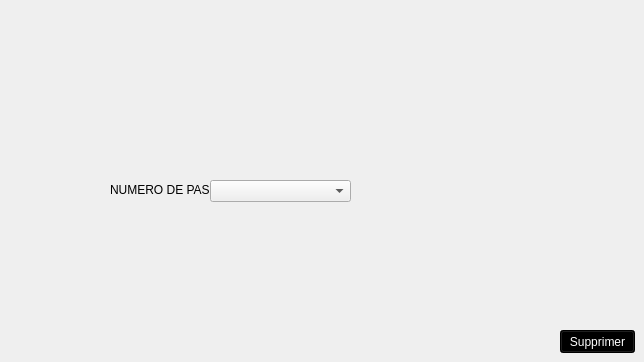
     <widget class="QWidget" name="tab_38">
      <property name="styleSheet">
       <string notr="true"/>
      </property>
      <attribute name="title">
       <string>Supprimer un client</string>
      </attribute>
      <widget class="QPushButton" name="pushButton_18">
       <property name="geometry">
        <rect>
         <x>560</x>
         <y>330</y>
         <width>75</width>
         <height>23</height>
        </rect>
       </property>
       <property name="styleSheet">
        <string notr="true">color: rgb(255, 255, 255);
font: 75 8pt &quot;MS Shell Dlg 2&quot;;
background-color: rgb(0, 0, 0);
</string>
       </property>
       <property name="text">
        <string>Supprimer</string>
       </property>
      </widget>
      <widget class="QLabel" name="label_109">
       <property name="geometry">
        <rect>
         <x>110</x>
         <y>180</y>
         <width>141</width>
         <height>20</height>
        </rect>
       </property>
       <property name="styleSheet">
        <string notr="true">background:none;</string>
       </property>
       <property name="text">
        <string>NUMERO DE PASSEPORT</string>
       </property>
      </widget>
      <widget class="QComboBox" name="comboBox_suppclients">
       <property name="geometry">
        <rect>
         <x>210</x>
         <y>180</y>
         <width>141</width>
         <height>22</height>
        </rect>
       </property>
      </widget>
     </widget>
